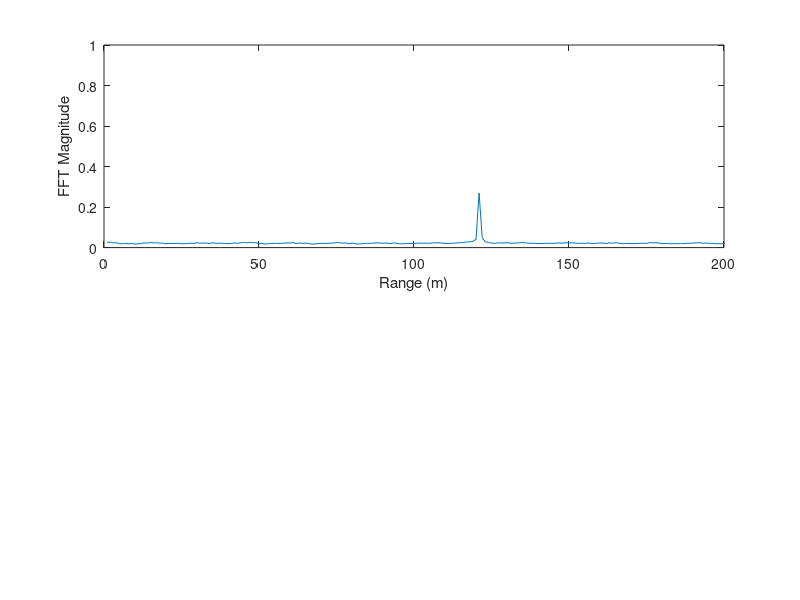
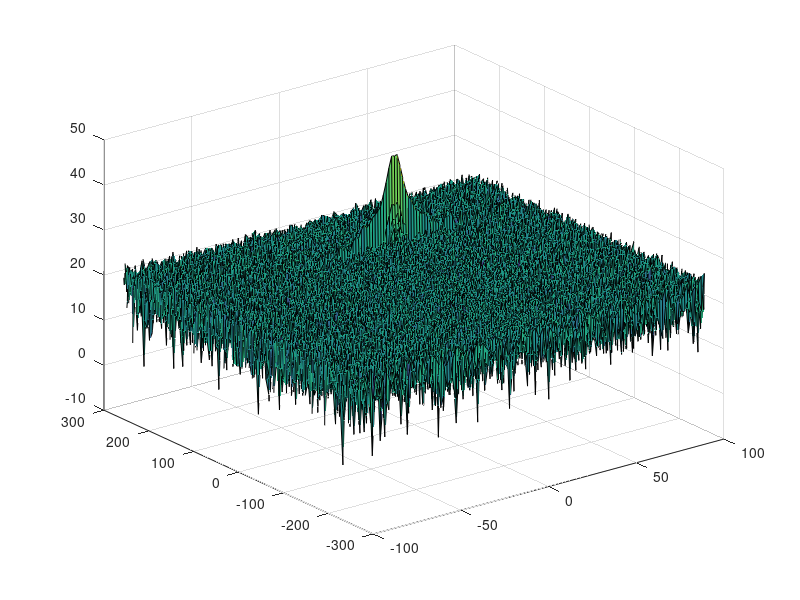
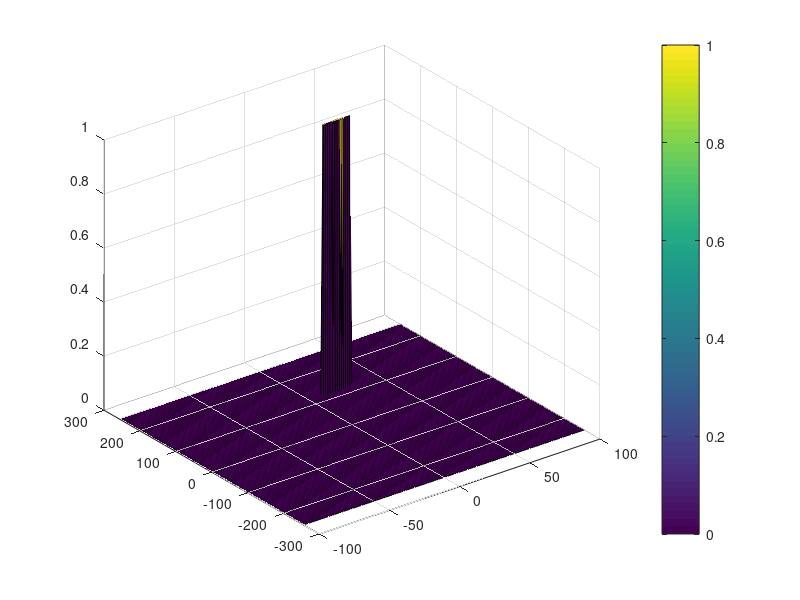

The MATLAB source for these figures, in order:
%close all
%clc;

%% Radar Specifications 
%%%%%%%%%%%%%%%%%%%%%%%%%%%
% Frequency of operation = 77GHz
% Max Range = 200m
% Range Resolution = 1 m
% Max Velocity = 100 m/s
%%%%%%%%%%%%%%%%%%%%%%%%%%%

%speed of light = 3e8
%% User Defined Range and Velocity of target
% *%TODO* :
% define the target's initial position and velocity. Note : Velocity
% remains contant
RangeResolution = 1;
MaxVel = 100;
MaxRange = 200;
Range = 120;
vel = 20 ;
c = 3e8 ; 


%% FMCW Waveform Generation

% *%TODO* :
%Design the FMCW waveform by giving the specs of each of its parameters.
% Calculate the Bandwidth (B), Chirp Time (Tchirp) and Slope (slope) of the FMCW
% chirp using the requirements above.
Bandwidth = c/(2*RangeResolution);
Tchirp = 5.5*2*MaxRange / c;
slope = Bandwidth/Tchirp;

%Operating carrier frequency of Radar 
fc= 77e9;             %carrier freq

                                                          
%The number of chirps in one sequence. Its ideal to have 2^ value for the ease of running the FFT
%for Doppler Estimation. 
Nd=128;                   % #of doppler cells OR #of sent periods % number of chirps

%The number of samples on each chirp. 
Nr=1024;                  %for length of time OR # of range cells

% Timestamp for running the displacement scenario for every sample on each
% chirp
t=linspace(0,Nd*Tchirp,Nr*Nd); %total time for samples


%Creating the vectors for Tx, Rx and Mix based on the total samples input.
Tx=zeros(1,length(t)); %transmitted signal
Rx=zeros(1,length(t)); %received signal
Mix = zeros(1,length(t)); %beat signal

%Similar vectors for range_covered and time delay.
r_t=zeros(1,length(t));
td=zeros(1,length(t));


%% Signal generation and Moving Target simulation
% Running the radar scenario over the time. 

for i=1:length(t)         
    
    
    % *%TODO* :
    %For each time stamp update the Range of the Target for constant velocity. 
    r_t(i) = Range + vel * t(i);
    % *%TODO* :
    %For each time sample we need update the transmitted and
    %received signal. 
    %Tx(i) = i
    %Rx (i)  =i
    td(i) = 2 * r_t(i) / c;
    Tx(i) = cos(2*pi*(fc*t(i) + (slope*(t(i)^2)/2)));
    Rx(i) = cos(2*pi*(fc*(t(i) - td(i)) + (slope*((t(i) - td(i))^2)/2)));
    
    % *%TODO* :
    %Now by mixing the Transmit and Receive generate the beat signal
    %This is done by element wise matrix multiplication of Transmit and
    %Receiver Signal
    Mix(i) = Tx(i) * Rx(i);
    
end

%% RANGE MEASUREMENT


 % *%TODO* :
%reshape the vector into Nr*Nd array. Nr and Nd here would also define the size of
%Range and Doppler FFT respectively.
Mix_matrix = reshape(Mix, [Nr, Nd]);
 % *%TODO* :
%run the FFT on the beat signal along the range bins dimension (Nr) and
%normalize.
Mix_FFT = fft(Mix_matrix, [], 1) / Nr;
 % *%TODO* :
% Take the absolute value of FFT output
Mix_FFT_mag = abs(Mix_FFT);
 % *%TODO* :
 Mix_FFT_mag = max(Mix_FFT_mag, [], 2);
% Output of FFT is double sided signal, but we are interested in only one side of the spectrum.
% Hence we throw out half of the samples.
Mix_FFT_mag = Mix_FFT_mag(1 : Nr/2);

%plotting the range
figure ('Name','Range from First FFT')
subplot(2,1,1)

 % *%TODO* :
 % plot FFT output 
 plot(Mix_FFT_mag);
 xlabel('Range (m)');
 ylabel('FFT Magnitude');
 
axis ([0 200 0 1]);



%% RANGE DOPPLER RESPONSE
% The 2D FFT implementation is already provided here. This will run a 2DFFT
% on the mixed signal (beat signal) output and generate a range doppler
% map.You will implement CFAR on the generated RDM


% Range Doppler Map Generation.

% The output of the 2D FFT is an image that has reponse in the range and
% doppler FFT bins. So, it is important to convert the axis from bin sizes
% to range and doppler based on their Max values.

Mix=reshape(Mix,[Nr,Nd]);

% 2D FFT using the FFT size for both dimensions.
sig_fft2 = fft2(Mix,Nr,Nd);

% Taking just one side of signal from Range dimension.
sig_fft2 = sig_fft2(1:Nr/2,1:Nd);
sig_fft2 = fftshift (sig_fft2);
RDM = abs(sig_fft2);
RDM = 10*log10(RDM) ;

%use the surf function to plot the output of 2DFFT and to show axis in both
%dimensions
doppler_axis = linspace(-100,100,Nd);
range_axis = linspace(-200,200,Nr/2)*((Nr/2)/400);
figure,surf(doppler_axis,range_axis,RDM);

%% CFAR implementation

%Slide Window through the complete Range Doppler Map

% *%TODO* :
%Select the number of Training Cells in both the dimensions.
Tr = 10;
Td = 8;

% *%TODO* :
%Select the number of Guard Cells in both dimensions around the Cell under 
%test (CUT) for accurate estimation
Gr = 4 ;
% *%TODO* :
% offset the threshold by SNR value in dB
Gd = 4;
offset = 6;
% *%TODO* :
%Create a vector to store noise_level for each iteration on training cells
noise_level = zeros(1,1);


% *%TODO* :
%design a loop such that it slides the CUT across range doppler map by
%giving margins at the edges for Training and Guard Cells.
%For every iteration sum the signal level within all the training
%cells. To sum convert the value from logarithmic to linear using db2pow
%function. Average the summed values for all of the training
%cells used. After averaging convert it back to logarithimic using pow2db.
%Further add the offset to it to determine the threshold. Next, compare the
%signal under CUT with this threshold. If the CUT level > threshold assign
%it a value of 1, else equate it to 0.
RDM_copy = RDM;
mask = ones(2 * Tr + 2 * Gr + 1, 2 * Td + 2 * Gd + 1);
centre_coord = [Tr + Gr + 1, Td + Gd + 1];
mask(centre_coord(1) - Gr : centre_coord(1) + Gr, centre_coord(2) - Gd : centre_coord(2) + Gd) = 0;
mask = mask / sum(mask(:));
 mask = mask(end:-1:1, end:-1:1);

   % Use RDM[x,y] as the matrix from the output of 2D FFT for implementing
   % CFAR
 
 threshold = conv2(db2pow(RDM), mask, 'same');
threshold = pow2db(threshold) + offset;

RDM(RDM < threshold) = 0;
RDM(RDM >= threshold) = 1;






% *%TODO* :
% The process above will generate a thresholded block, which is smaller 
%than the Range Doppler Map as the CUT cannot be located at the edges of
%matrix. Hence,few cells will not be thresholded. To keep the map size same
% set those values to 0. 
RDM(1 : Tr + Gr, :) = 0;
RDM(Nr/2 - (Gr + Tr) + 1 : end, :) = 0;
RDM(:, 1 : Td + Gd) = 0;
RDM(:, Nd - (Gd + Td) + 1 : end) = 0;








% *%TODO* :
%display the CFAR output using the Surf function like we did for Range
%Doppler Response output.

doppler_axis = linspace(-100,100,Nd);
range_axis = linspace(-200,200,Nr/2)*((Nr/2)/400);
figure,surf(doppler_axis,range_axis,RDM);
colorbar;
%%



%colorbar;
